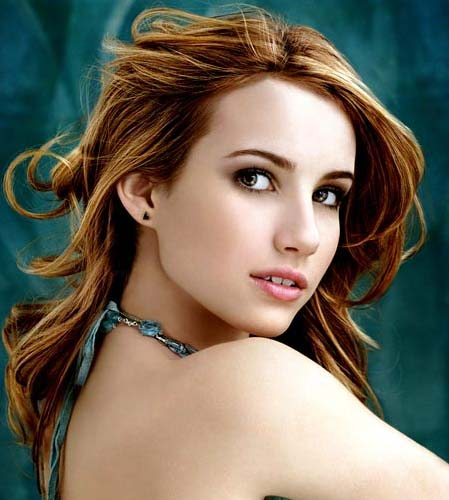
#> input picture data/image/nms.jpg, 449 x 500 px, found by its file name
$ python D9.py
#> lines starting #> are read from the running program, lines starting #| are printed output that depends on the picture
### utils/opencv.py
import math
import warnings
from abc import ABCMeta, abstractmethod

import cv2
import numpy as np

warnings.simplefilter(action='ignore', category=FutureWarning)


class Scaler(metaclass=ABCMeta):
    def __init__(self):
        self.data = None

    # [5 lines left out: function fit, not called in this run]

    @abstractmethod
    def transform(self, data):
        pass

    # [4 lines left out: function fitTransform, not called in this run]


class StandardScaler(Scaler):
    # [29 lines left out: functions __init__, fit, transform, fitTransform, showImage, not called in this run]


def showImages(**kwargs):
    for key in kwargs:
        cv2.imshow("{}".format(key), kwargs[key])

    # 按任意建結束
    cv2.waitKey(0)
    cv2.destroyAllWindows()


def computePaddingSize(in_size, out_size):
    return math.ceil((out_size - in_size + 1) / 2)


# [42 lines left out: functions scalePadding, siftDetect, siftDetectAndCompute, not called in this run]

### opencv_learning/D9.py
import cv2

from utils.opencv import showImages

"""Working directory: CupoyLearning

取得 SIFT 特徵

* 轉成灰階圖片
* 需要額外安裝 OpenCV 相關套件
"""

path = "data/image/nms.jpg"
img = cv2.imread(path)
#> img is the input picture: shape (500, 449, 3); mean B, G, R 91.7, 106.7, 114.2

# 轉為灰階圖片
gray = cv2.cvtColor(img, cv2.COLOR_BGR2GRAY)
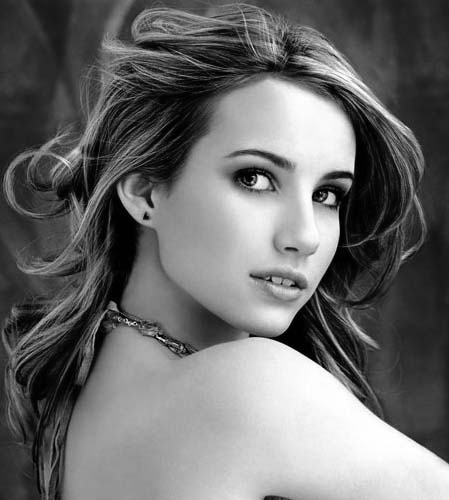
#> gray: shape (500, 449); min 0, max 255, mean 107.2

# 建立 SIFT 物件
"""
如果要透過 OpenCV 使用 SIFT 的話必須要額外安裝擴充的函式庫

為了避免版本問題，我們會指定安裝版本

pip install opencv-contrib-python==3.4.2.16

# 處理權限問題: ERROR: Could not install packages due to an EnvironmentError: [WinError 5] 存取被拒。
pip install --user opencv-contrib-python==3.4.2.16
"""
sift = cv2.xfeatures2d.SIFT_create()

# 取得 SIFT 關鍵點位置
# keypoints = sift.detect(gray, None)
keypoints, features = sift.detectAndCompute(gray, None)
#> keypoints = 973 keypoints; strongest (x, y, size): (261, 182, 8.1), (331, 198, 6.4), (300, 336, 23.9), (317, 195, 8.6)
# type(keypoints): list
# #keypoints = 1098
# type(keypoints[0]): cv2.KeyPoint

kp0 = keypoints[0]
#> kp0 = keypoint at (3.9, 339.7), size 2.9

# 畫圖 + 顯示圖片
img_show = cv2.drawKeypoints(gray, keypoints, img.copy())
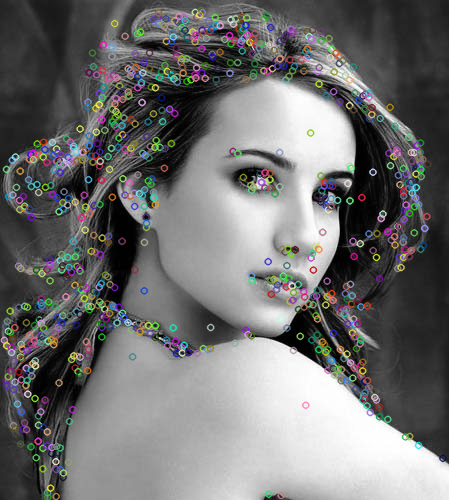
#> img_show: shape (500, 449, 3); mean B, G, R 111.1, 111.2, 111.2
showImages(gray=gray, img_show=img_show)

$ run again, with data/image/golden-retriever-puppy.jpg copied over data/image/nms.jpg
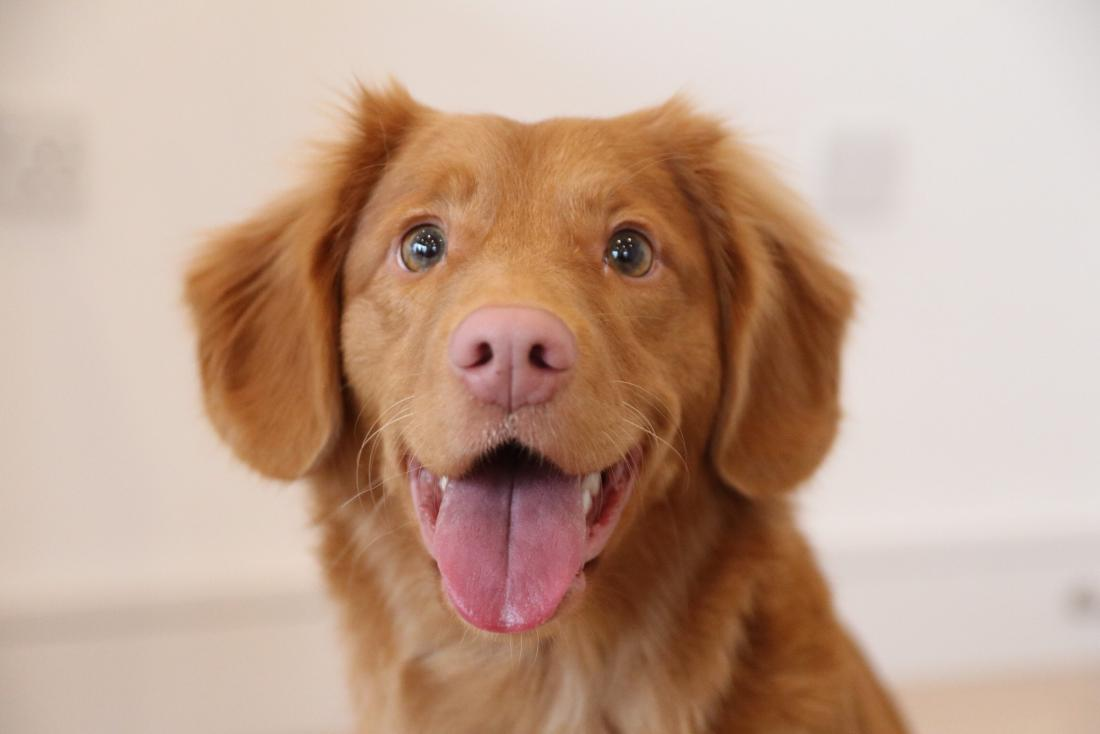
#> input picture data/image/golden-retriever-puppy.jpg, 1100 x 734 px, found by its file name
#> img is the input picture: shape (734, 1100, 3); mean B, G, R 143.9, 162.6, 192.9
#> `gray = cv2.cvtColor(img, cv2.COLOR_BGR2GRAY)`:
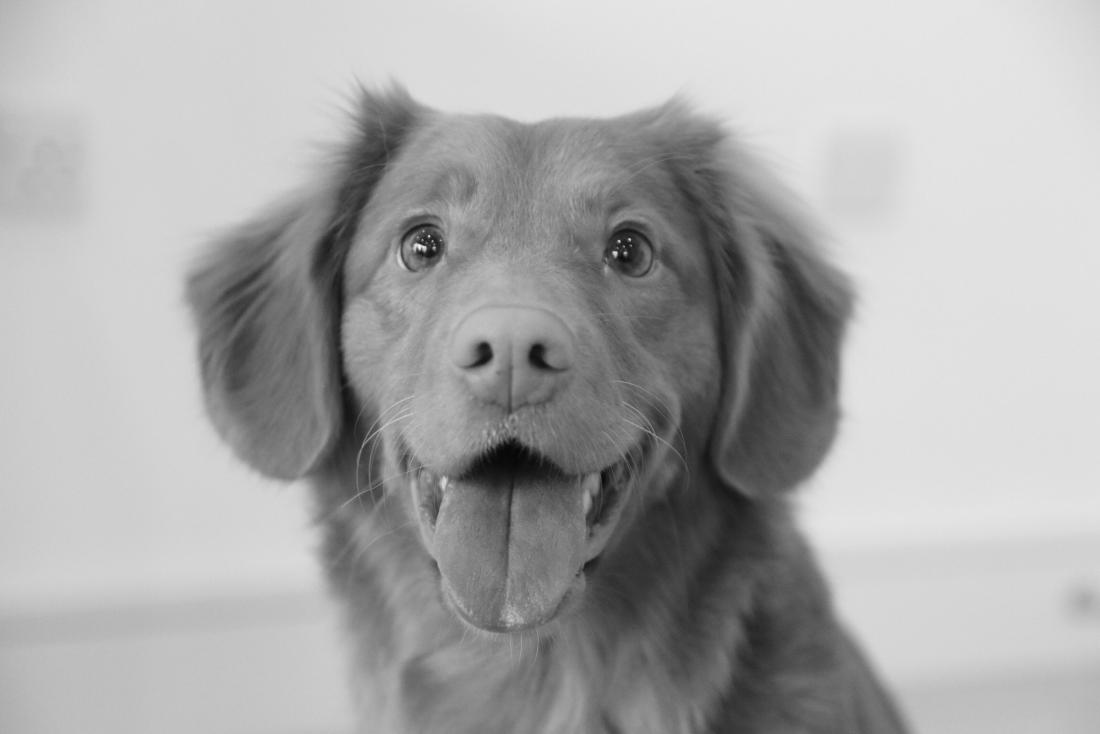
#> gray: shape (734, 1100); min 5, max 248, mean 169.5
#> keypoints = 294 keypoints; strongest (x, y, size): (615, 253, 3.5), (619, 241, 1.9), (424, 248, 3.3), (625, 253, 2.4)
#> kp0 = keypoint at (162.4, 351.9), size 59.4

$ run again, with data/image/yolo_dog.jpg copied over data/image/nms.jpg
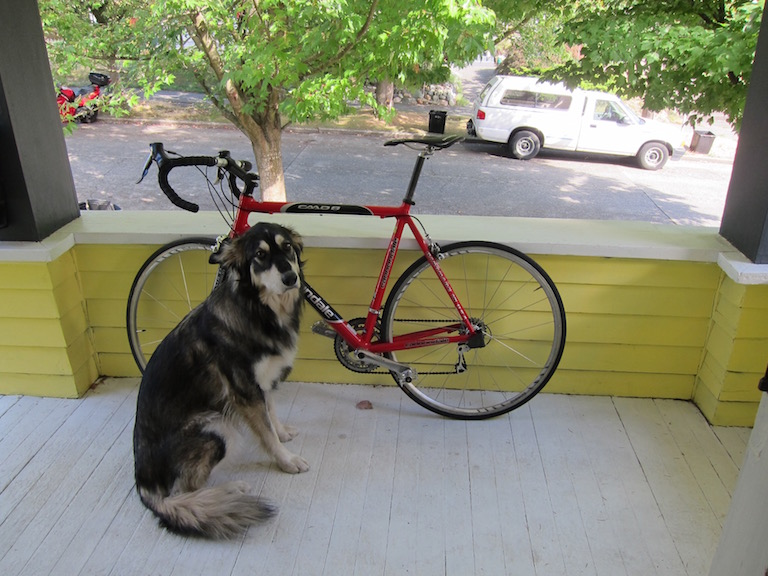
#> input picture data/image/yolo_dog.jpg, 768 x 576 px, found by its file name
#> img is the input picture: shape (576, 768, 3); mean B, G, R 114.1, 135.7, 134.4
#> `gray = cv2.cvtColor(img, cv2.COLOR_BGR2GRAY)`:
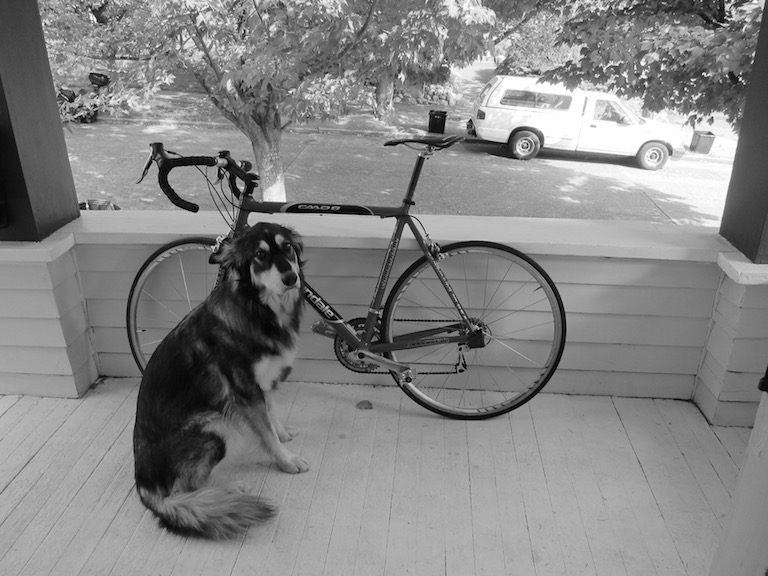
#> gray: shape (576, 768); min 0, max 255, mean 132.8
#> keypoints = 2348 keypoints; strongest (x, y, size): (740, 79, 2), (87, 206, 2), (704, 73, 2), (692, 80, 1.9)
#> kp0 = keypoint at (10.5, 112.9), size 2.5
#> `img_show = cv2.drawKeypoints(gray, keypoints, img.copy())`:
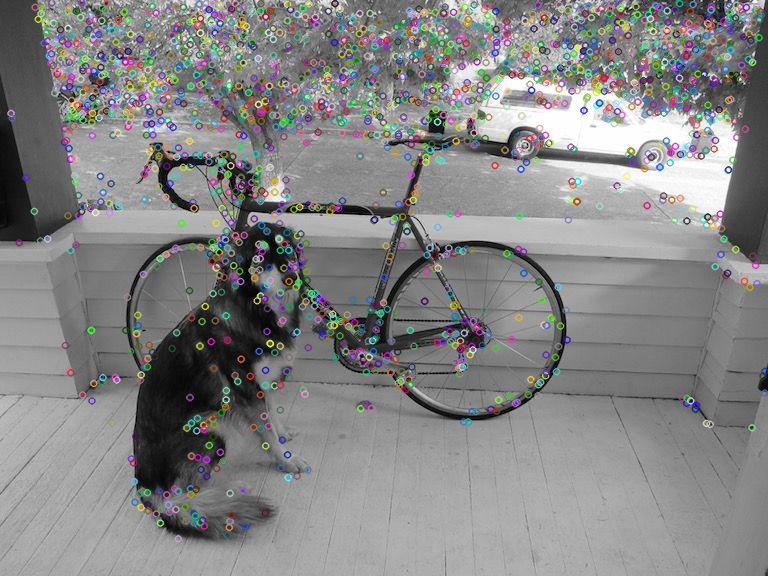
#> img_show: shape (576, 768, 3); mean B, G, R 133, 133, 133
